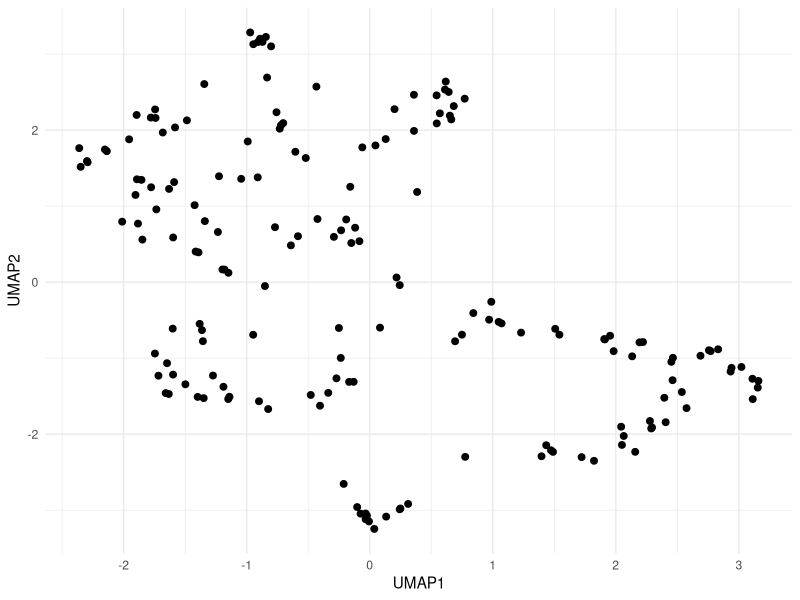
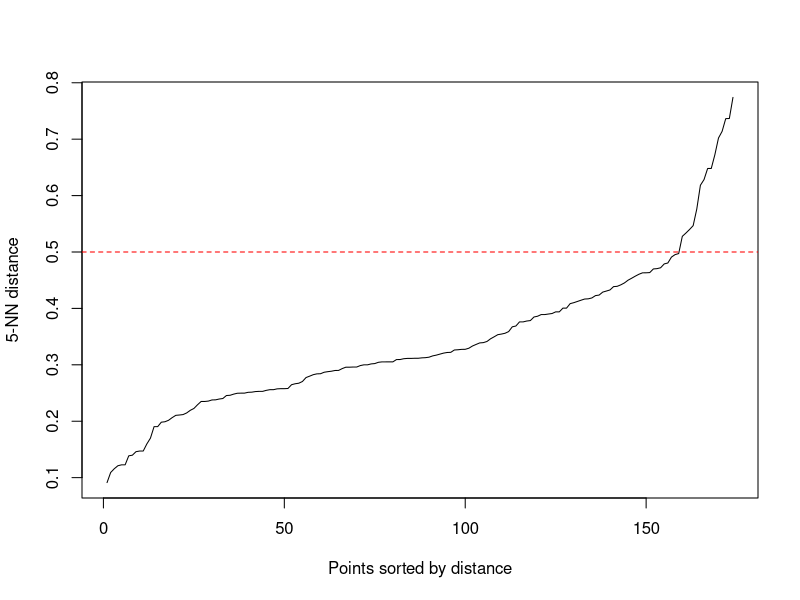
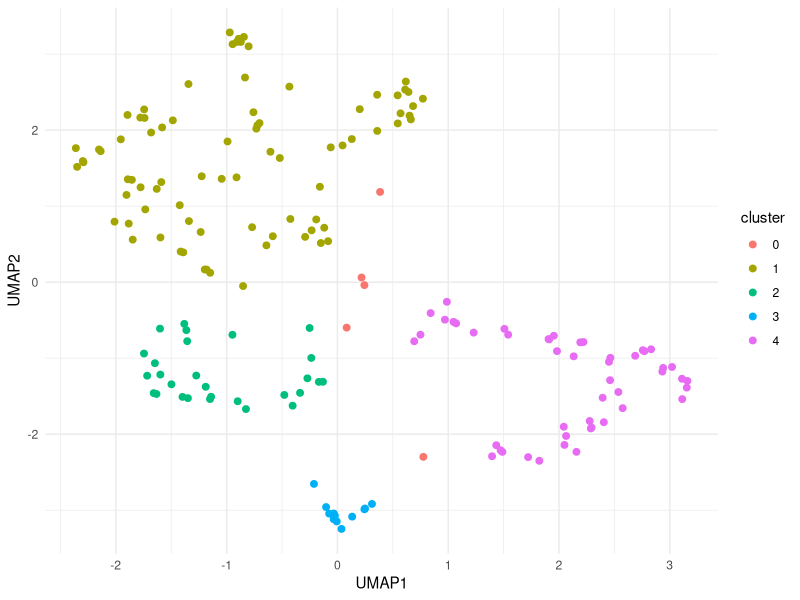
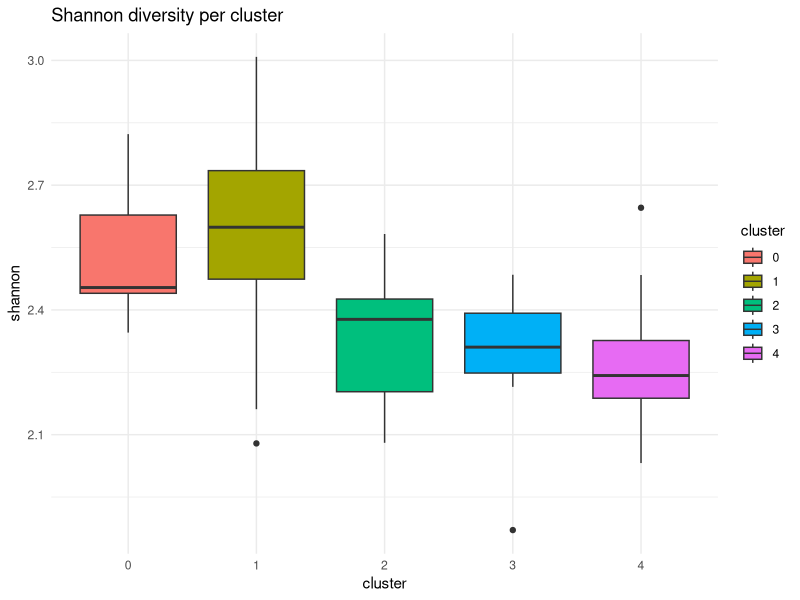
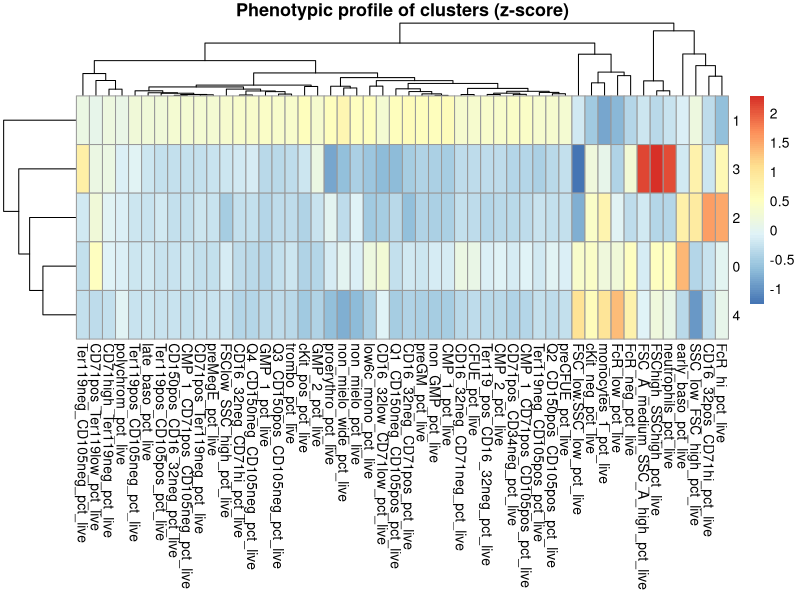
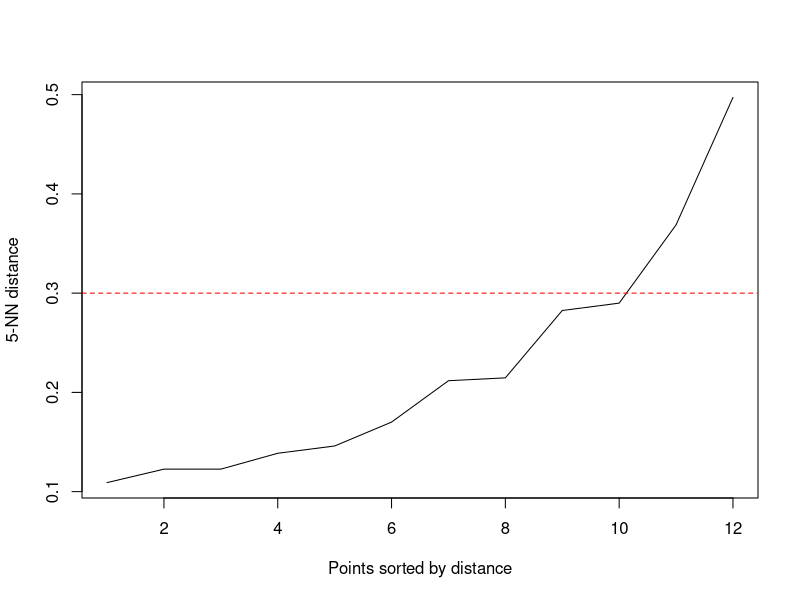
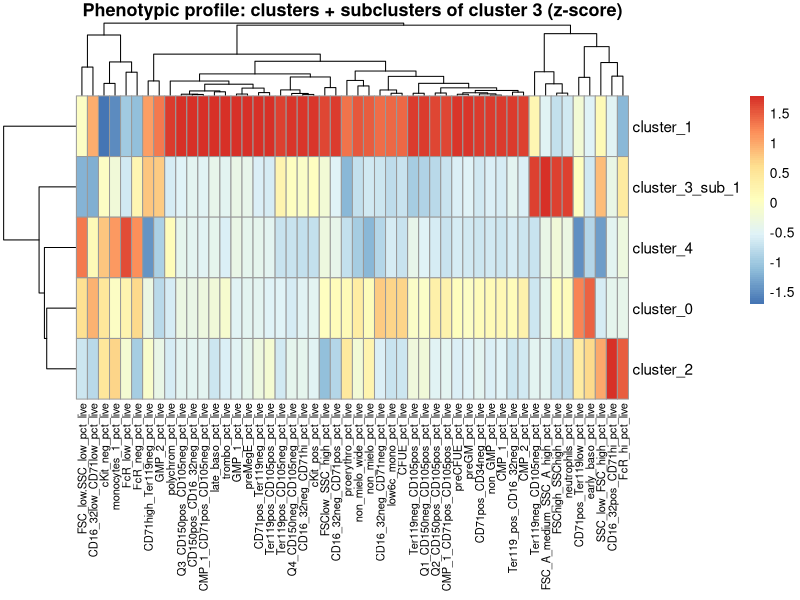
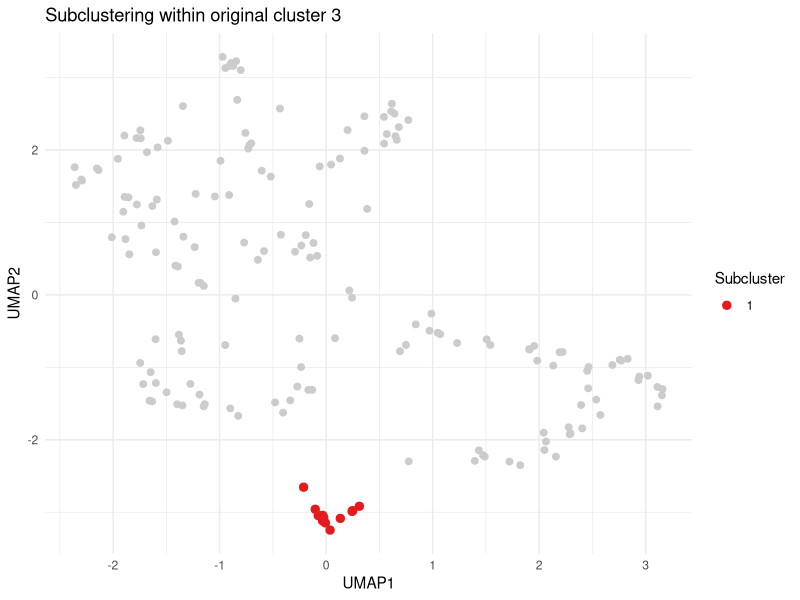

Recreate these plots in R, in order. (Note: this script raises an error after producing the figures.)
## ---- chunk 1
library(readxl)
library(dplyr)
library(tidyr)
library(ggplot2)
library(uwot)
library(dbscan)
setwd("~/Desktop/Szade_Lab/aktualne")
## ---- chunk 2
cyto_cols_9 <- c(
  "all_events",
  "singlets_cells",
  "Live_dead_Ly6C_subset",
  "FSC_A_medium_SSC_A_high",
  "FSC_low.SSC_low",
  "FSChigh_SSChigh",
  "FSClow_SSC_high",
  "SSC_low_FSC_high",
  "cKit_neg",
  "non_mielo_wide",
  "Ter119_pos_CD16_32neg",
  "CD71high_Ter119neg",
  "CD71pos_Ter119low",
  "CD71pos_Ter119neg",
  "low6c_mono",
  "CD16_32pos_CD71hi",
  "CD16_32neg_CD71pos",
  "CD16_32neg_CD71neg",
  "CD16_32neg_CD71hi",
  "Ter119neg_CD105pos",
  "Ter119pos_CD105pos",
  "Ter119pos_CD105neg",
  "Ter119neg_CD105neg",
  "CD16_32low_CD71low",
  "neutrophils",
  "monocytes_1",
  "FcR_hi",
  "FcR_low",
  "FcR_neg",
  "non_mielo",
  "early_baso",
  "late_baso",
  "polychrom",
  "proerythro",
  "Q1_CD150neg_CD105pos",
  "Q2_CD150pos_CD105pos",
  "Q3_CD150pos_CD105neg",
  "Q4_CD150neg_CD105neg",
  "cKit_pos",
  "CD150pos_CD16_32neg",
  "GMP_1",
  "GMP_2",
  "non_GMP",
  "CMP_1",
  "CD71pos_CD34neg",
  "CMP_1_CD71pos_CD105pos",
  "CMP_1_CD71pos_CD105neg",
  "CFUE",
  "preCFUE",
  "preGM",
  "preMegE",
  "CMP_2",
  "trombo"
)

# wczytanie danych
df <- read_excel("ERC_aim1_exp9_summary.xlsx")

# OBIEKT R z samą cytometrią
df_cyto <- df %>%
  select(all_of(cyto_cols_9))

# normalizacja % of live dla wszystkich
library(dplyr)
denom <- "Live_dead_Ly6C_subset"
gate_cols <- setdiff(colnames(df_cyto), denom)

df_cyto_pct_live <- df_cyto %>%
  mutate(
    across(
      all_of(gate_cols),
      ~ ifelse(.data[[denom]] == 0 | is.na(.data[[denom]]), NA_real_, (.x / .data[[denom]]) * 100),
      .names = "{.col}_pct_live"
    )
  )

# normalizacja % of live dla zgatowanych populacji
gated_populations_9 <- c(
  "FSC_A_medium_SSC_A_high",
  "FSC_low.SSC_low",
  "FSChigh_SSChigh",
  "FSClow_SSC_high",
  "SSC_low_FSC_high",
  "cKit_neg",
  "non_mielo_wide",
  "Ter119_pos_CD16_32neg",
  "CD71high_Ter119neg",
  "CD71pos_Ter119low",
  "CD71pos_Ter119neg",
  "low6c_mono",
  "CD16_32pos_CD71hi",
  "CD16_32neg_CD71pos",
  "CD16_32neg_CD71neg",
  "CD16_32neg_CD71hi",
  "Ter119neg_CD105pos",
  "Ter119pos_CD105pos",
  "Ter119pos_CD105neg",
  "Ter119neg_CD105neg",
  "CD16_32low_CD71low",
  "neutrophils",
  "monocytes_1",
  "FcR_hi",
  "FcR_low",
  "FcR_neg",
  "non_mielo",
  "early_baso",
  "late_baso",
  "polychrom",
  "proerythro",
  "Q1_CD150neg_CD105pos",
  "Q2_CD150pos_CD105pos",
  "Q3_CD150pos_CD105neg",
  "Q4_CD150neg_CD105neg",
  "cKit_pos",
  "CD150pos_CD16_32neg",
  "GMP_1",
  "GMP_2",
  "non_GMP",
  "CMP_1",
  "CD71pos_CD34neg",
  "CMP_1_CD71pos_CD105pos",
  "CMP_1_CD71pos_CD105neg",
  "CFUE",
  "preCFUE",
  "preGM",
  "preMegE",
  "CMP_2",
  "trombo"
)

denom <- "Live_dead_Ly6C_subset"
df_gated_pct_live <- df_cyto %>%
  mutate(
    across(
      all_of(gated_populations_9),
      ~ ifelse(
        .data[[denom]] == 0 | is.na(.data[[denom]]),
        NA_real_,
        (.x / .data[[denom]]) * 100
      ),
      .names = "{.col}_pct_live"
    )
  ) %>%
  select(ends_with("_pct_live"))
## ---- chunk 3
set.seed(123)

# 1. NA -> 0
pca_mat <- df_gated_pct_live %>%
  mutate(across(everything(), ~ replace_na(.x, 0))) %>%
  as.matrix()

# 2. PCA bez log-transform
pca_res <- prcomp(
  pca_mat,
  center = TRUE,
  scale. = TRUE
)
## ---- chunk 4
# procent wariancji wyjaśnionej przez każdy PC
var_explained <- (pca_res$sdev^2) / sum(pca_res$sdev^2)

# w procentach
var_explained_percent <- var_explained * 100

var_explained_percent
## ---- chunk 5
# 3. bierzemy pierwsze 12 PC
pca_data <- pca_res$x[, 1:12, drop = FALSE]
## ---- chunk 6
library(uwot)

# UMAP
umap_res <- uwot::umap(pca_data)

# do ramki danych
umap_df <- data.frame(
  UMAP1 = umap_res[,1],
  UMAP2 = umap_res[,2]
)

head(umap_df)
library(ggplot2)

ggplot(umap_df, aes(x = UMAP1, y = UMAP2)) +
  geom_point(size = 2) +
  theme_minimal()
## ---- chunk 7
library(dbscan)

kNNdistplot(umap_res, k = 5)
abline(h = 0.5, col = "red", lty = 2)
## ---- chunk 8
library(dbscan)

db <- dbscan(umap_res, eps = 0.5, minPts = 5) # wybrane z wykresu elbow powyżej!!!

umap_df$cluster <- as.factor(db$cluster)

ggplot(umap_df, aes(x = UMAP1, y = UMAP2, color = cluster)) +
  geom_point(size = 2) +
  theme_minimal()
## ---- chunk 9
umap_df$cluster <- as.factor(db$cluster)

df_clusters <- df_gated_pct_live %>%
  mutate(cluster = as.factor(db$cluster))

table(df_clusters$cluster)

cluster_summary <- df_clusters %>%
  group_by(cluster) %>%
  summarise(across(everything(), mean, na.rm = TRUE))
## ---- chunk 10
library(dplyr)

df_clusters %>%
  group_by(cluster) %>%
  summarise(across(everything(), sd, na.rm = TRUE))
## ---- chunk 11
shannon_index <- function(x) {
  x <- x[x > 0]              
  p <- x / sum(x)         
  -sum(p * log(p))
}

df_clusters$shannon <- apply(
  df_gated_pct_live,
  1,
  shannon_index
)
## ---- chunk 12
library(ggplot2)

ggplot(df_clusters, aes(x = cluster, y = shannon, fill = cluster)) +
  geom_boxplot() +
  theme_minimal() +
  labs(title = "Shannon diversity per cluster")
## ---- chunk 13
kruskal.test(shannon ~ cluster, data = df_clusters)
## ---- chunk 14
df_clusters %>%
  group_by(cluster) %>%
  summarise(mean_shannon = mean(shannon))
## ---- chunk 15
df_clusters <- df_gated_pct_live %>%
  mutate(cluster = as.factor(db$cluster))

cluster_means <- df_clusters %>%
  group_by(cluster) %>%
  summarise(across(everything(), mean, na.rm = TRUE))
## ---- chunk 16
library(tibble)

# globalne średnie i SD
global_mean <- colMeans(df_gated_pct_live, na.rm = TRUE)
global_sd   <- apply(df_gated_pct_live, 2, sd, na.rm = TRUE)

# funkcja do z-score
zscore <- function(x, mean, sd) {
  (x - mean) / sd
}

# profil fenotypowy (z-score)
cluster_profile <- cluster_means %>%
  column_to_rownames("cluster") %>%
  as.matrix()

cluster_profile_z <- sweep(cluster_profile, 2, global_mean, "-")
cluster_profile_z <- sweep(cluster_profile_z, 2, global_sd, "/")
## ---- chunk 17
library(pheatmap)

pheatmap(
  cluster_profile_z,
  scale = "none",
  clustering_distance_rows = "euclidean",
  clustering_distance_cols = "euclidean",
  main = "Phenotypic profile of clusters (z-score)"
)
## ---- chunk 18
library(dplyr)
library(tidyr)

cluster_long <- as.data.frame(cluster_profile_z) %>%
  rownames_to_column("cluster") %>%
  pivot_longer(-cluster, names_to = "feature", values_to = "z")

# top 5 ↑ i ↓ dla każdego klastra
top_features <- cluster_long %>%
  group_by(cluster) %>%
  arrange(desc(z)) %>%
  slice_head(n = 5) %>%
  bind_rows(
    cluster_long %>%
      group_by(cluster) %>%
      arrange(z) %>%
      slice_head(n = 5)
  )
## ---- chunk 19
# próbki należące do klastra 3 z oryginalnego DBSCAN
idx_cl3 <- which(umap_df$cluster == "3")

# dane tylko dla klastra 3, ale nadal w oryginalnej przestrzeni UMAP
umap_cl3_original <- umap_res[idx_cl3, , drop = FALSE]

# dobór eps dla subklastrów
kNNdistplot(umap_cl3_original, k = 5)
abline(h = 0.3, col = "red", lty = 2)
## ---- chunk 20
# subclustering wewnątrz klastra 3
db_sub_cl3 <- dbscan(
  umap_cl3_original,
  eps = 0.4,
  minPts = 5
)

# dodanie subklastrów do głównej ramki
umap_df$subcluster_cl3 <- NA
umap_df$subcluster_cl3[idx_cl3] <- as.factor(db_sub_cl3$cluster)
## ---- chunk 21
# 1. Tworzymy wspólną etykietę: klastry + subklastry klastra 3
combined_labels <- umap_df %>%
  mutate(
    combined_cluster = ifelse(
      cluster == "3",
      paste0("cluster_3_sub_", subcluster_cl3),
      paste0("cluster_", cluster)
    )
  ) %>%
  pull(combined_cluster)

# 2. Dodajemy etykietę do danych cytometrycznych
df_combined_clusters <- df_gated_pct_live %>%
  mutate(combined_cluster = combined_labels)

# 3. Liczymy średnie wartości populacji cytometrycznych dla każdej grupy
combined_means <- df_combined_clusters %>%
  group_by(combined_cluster) %>%
  summarise(
    across(everything(), mean, na.rm = TRUE),
    .groups = "drop"
  )

# 4. Zamiana na macierz do heatmapy
combined_mat <- combined_means %>%
  column_to_rownames("combined_cluster") %>%
  as.matrix()

# 5. Z-score względem wszystkich grup
# czyli dla każdej populacji patrzymy, które klastry/subklastry mają jej względnie dużo albo mało
combined_z <- scale(combined_mat)

# 6. Usunięcie kolumn, które mają same NA / brak zmienności
combined_z <- combined_z[, colSums(is.na(combined_z)) < nrow(combined_z), drop = FALSE]

# 7. Heatmapa
pheatmap(
  combined_z,
  scale = "none",
  cluster_rows = TRUE,
  cluster_cols = TRUE,
  fontsize_col = 8,
  fontsize_row = 11,
  angle_col = 90,
  main = "Phenotypic profile: clusters + subclusters of cluster 3 (z-score)"
)
## ---- chunk 22
ggplot() +
  geom_point(
    data = umap_df %>% filter(cluster != "3"),
    aes(x = UMAP1, y = UMAP2),
    color = "grey80",
    size = 2
  ) +
  geom_point(
    data = umap_df %>% filter(cluster == "3"),
    aes(
      x = UMAP1,
      y = UMAP2,
      color = as.factor(subcluster_cl3)
    ),
    size = 2.5
  ) +
  scale_color_brewer(palette = "Set1") +
  theme_minimal() +
  labs(
    title = "Subclustering within original cluster 3",
    color = "Subcluster"
  )
## ---- chunk 23
df$subcluster_cl3 <- umap_df$subcluster_cl3
table(df$subcluster_cl3)
## ---- chunk 24
subcluster_means <- df_gated_pct_live %>%
  mutate(subcluster = df$subcluster_cl3) %>%
  filter(!is.na(subcluster)) %>%
  group_by(subcluster) %>%
  summarise(across(everything(), mean, na.rm = TRUE))

subcluster_sd <- subcluster_means %>%
  pivot_longer(-subcluster) %>%
  group_by(name) %>%
  summarise(sd_between_clusters = sd(value, na.rm = TRUE)) %>%
  arrange(desc(sd_between_clusters))

head(subcluster_sd, 15)
## ---- chunk 25
subcluster_means_long <- subcluster_means %>%
  pivot_longer(-subcluster)

subcluster_means_long %>%
  group_by(subcluster) %>%
  slice_max(value, n = 10)
## ---- chunk 26
library(pheatmap)
library(tibble)

# macierz średnich
heatmap_mat <- subcluster_means %>%
  column_to_rownames("subcluster") %>%
  as.matrix()

# manualny Z-score dla każdej kolumny
heatmap_z <- apply(
  heatmap_mat,
  2,
  function(col) {
    zscore(
      col,
      mean(col, na.rm = TRUE),
      sd(col, na.rm = TRUE)
    )
  }
)

# zachowanie nazw wierszy
rownames(heatmap_z) <- rownames(heatmap_mat)

# heatmapa
pheatmap(
  heatmap_z,
  cluster_rows = TRUE,
  cluster_cols = TRUE,
  fontsize_col = 10,
  fontsize_row = 12,
  angle_col = 90,
  main = "Z-score heatmap of mean cytometric populations across subclusters (cluster3)"
)
## ---- chunk 27
library(dplyr)
library(ggplot2)

# Tworzymy wspólną etykietę: klastry + subklastry klastra 3
umap_df <- umap_df %>%
  mutate(
    combined_cluster = ifelse(
      cluster == "3",
      paste0("cluster_3_sub_", subcluster_cl3),
      paste0("cluster_", cluster)
    )
  )

# Zamiana na factor, żeby ggplot traktował to jako kategorie
umap_df$combined_cluster <- as.factor(umap_df$combined_cluster)

# UMAP: zwykłe klastry + subklastry klastra 1
ggplot(umap_df, aes(x = UMAP1, y = UMAP2, color = combined_cluster)) +
  geom_point(size = 2, alpha = 0.8) +
  theme_minimal() +
  labs(
    title = "UMAP: clusters + subclusters of cluster 3",
    x = "UMAP1",
    y = "UMAP2",
    color = "Cluster / subcluster"
  ) +
  theme(
    plot.title = element_text(hjust = 0.5),
    legend.position = "right"
  )
